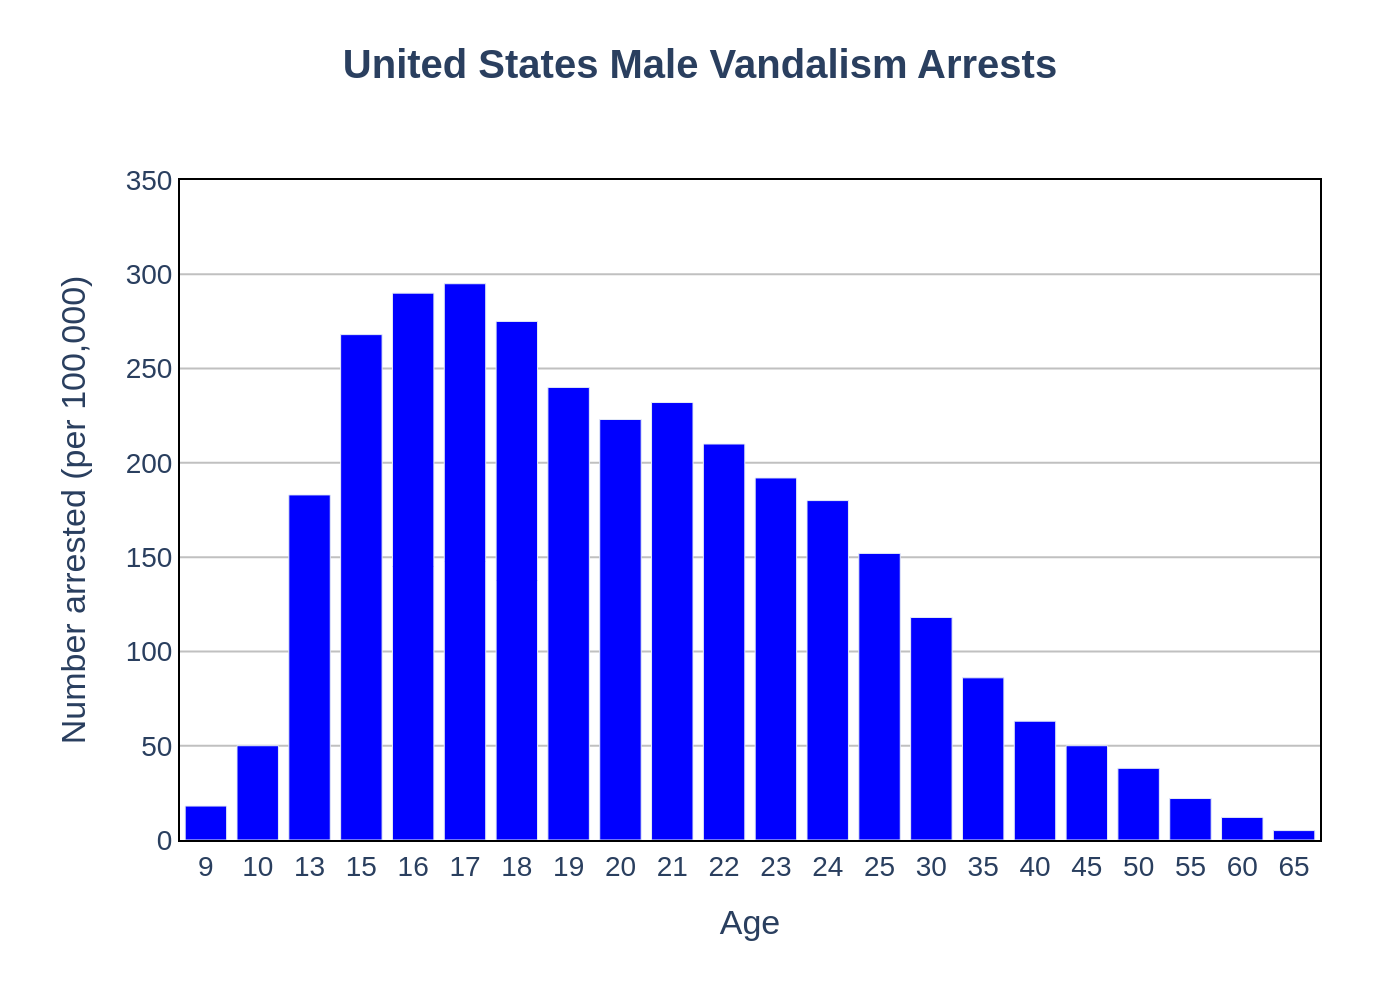

The script that drew this image:
import sys
import json
import plotly.graph_objects as go
import os

# Check for the required command-line argument
if len(sys.argv) != 2:
    print("Usage: python script.py <path_to_json_file>")
    sys.exit(1)

json_path = sys.argv[1]

# Ensure the JSON file exists
if not os.path.exists(json_path):
    print(f"Error: JSON file not found at '{json_path}'")
    sys.exit(1)

# Read the chart data from the specified JSON file
with open(json_path, 'r', encoding='utf-8') as f:
    chart_info = json.load(f)

# Extract data, texts, and colors from the JSON structure
chart_data = chart_info['chart_data']
texts = chart_info['texts']
colors = chart_info['colors']

# Prepare data for Plotly
categories = [item['category'] for item in chart_data]
values = [item['values'][0] for item in chart_data]

# Initialize the figure
fig = go.Figure()

# Add the bar trace
fig.add_trace(go.Bar(
    x=categories,
    y=values,
    marker_color=colors[0],
    showlegend=False
))

# Build the title string using HTML for formatting
title_text = f"<b>{texts['title']}</b>"
if texts.get('subtitle'):
    title_text += f"<br>{texts['subtitle']}"

# Update the layout for a clean, accurate representation
fig.update_layout(
    title={
        'text': title_text,
        'y': 0.95,
        'x': 0.5,
        'xanchor': 'center',
        'yanchor': 'top'
    },
    xaxis_title=texts['x_axis_title'],
    yaxis_title=texts['y_axis_title'],
    font=dict(
        family="Arial",
        size=14
    ),
    plot_bgcolor='white',
    xaxis=dict(
        showline=True,
        linewidth=1,
        linecolor='black',
        mirror=True,
        type='category'  # Ensure x-axis is treated as categorical
    ),
    yaxis=dict(
        showline=True,
        linewidth=1,
        linecolor='black',
        mirror=True,
        gridcolor='#C0C0C0',
        range=[0, 350],
        dtick=50
    ),
    margin=dict(l=90, r=40, t=90, b=80),
    showlegend=False
)

# Add source annotation if it exists
if texts.get('source'):
    fig.add_annotation(
        text=texts['source'],
        align='left',
        showarrow=False,
        xref='paper',
        yref='paper',
        x=0,
        y=-0.15,
        xanchor='left',
        yanchor='top'
    )


# Determine the output filename and save the image
base_filename = os.path.splitext(os.path.basename(json_path))[0]
output_filename = f"{base_filename}.png"

fig.write_image(output_filename, scale=2)

print(f"Chart saved to {output_filename}")
